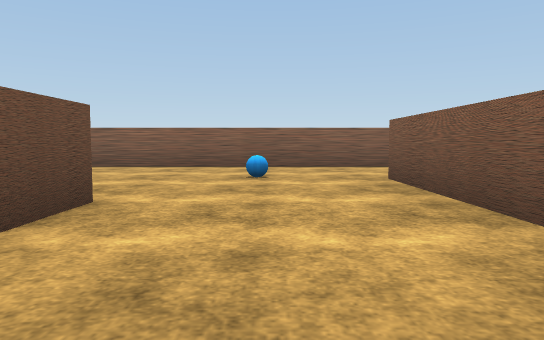
[1] (above)

15 first-person views from a walk through a 3-D level made in the Unity game engine. The camera is 0.46 m above the floor, tilts 4° down and sees 70° across. The floor is counted in squares, 1 m on a side. Each view is taken from the middle of a square. On the plan, view 1 faces up. The plan holds only what a view shows up to about 9 squares ahead; the rest is blank. Some surface patterns are stand-ins.

[2]
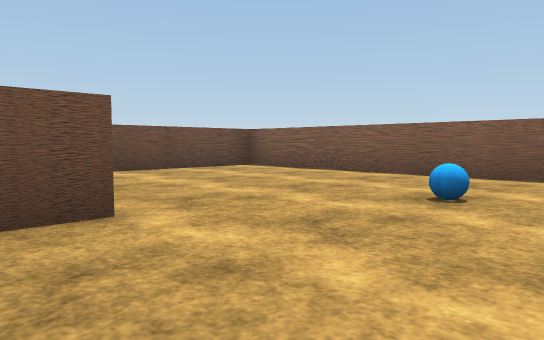

[3]
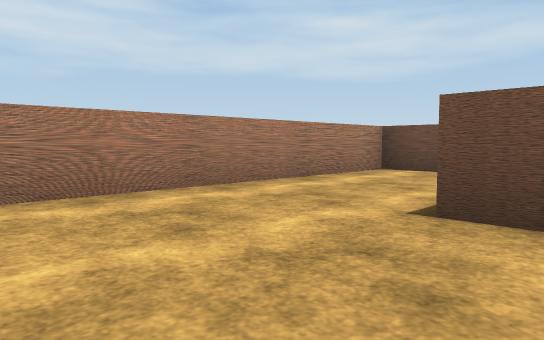

[4]
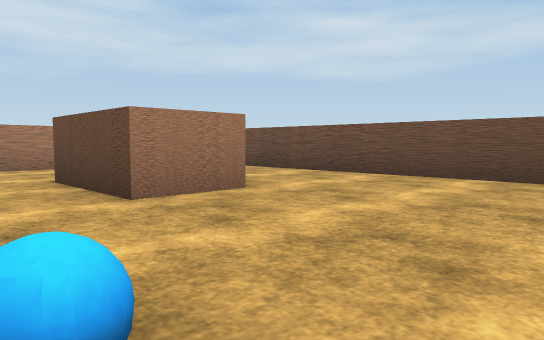

[5]
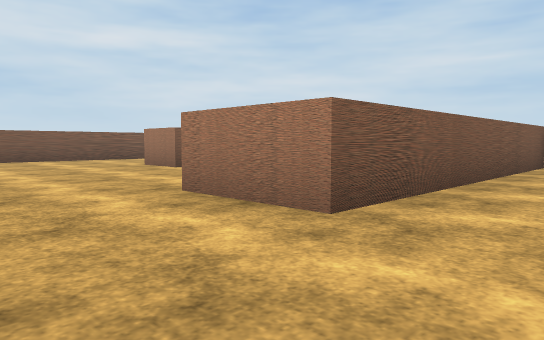

[6]
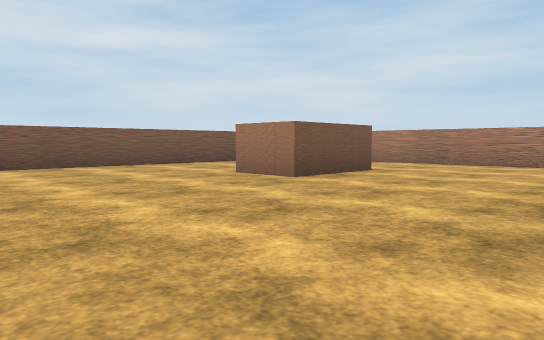

[7]
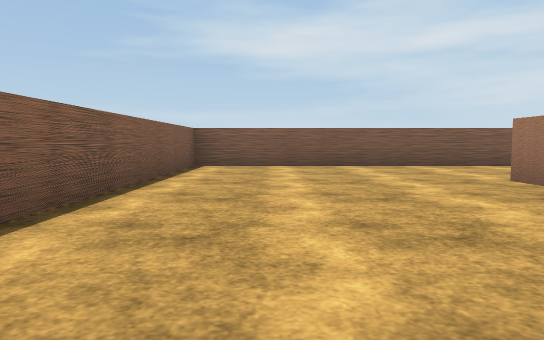

[8]
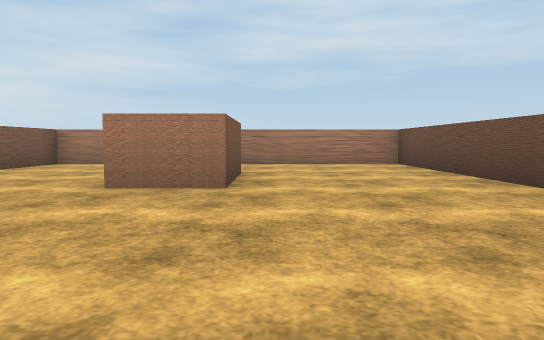

[9]
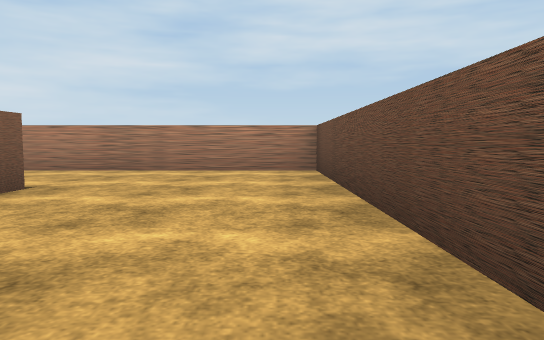

[10]
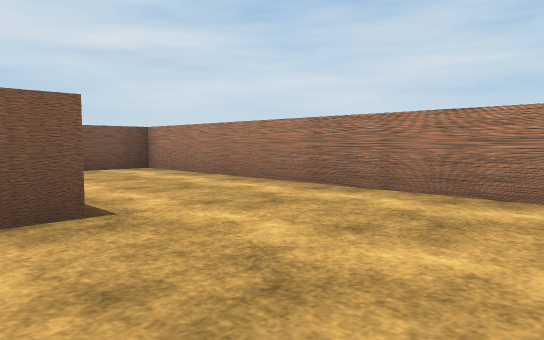

[11]
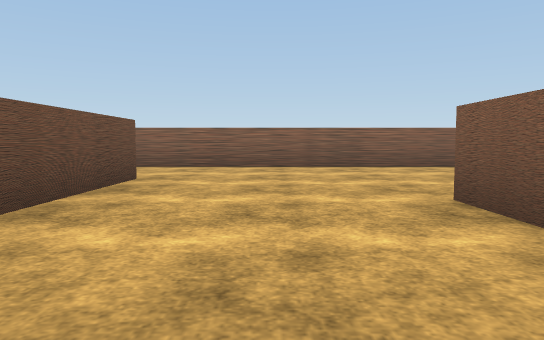

[12]
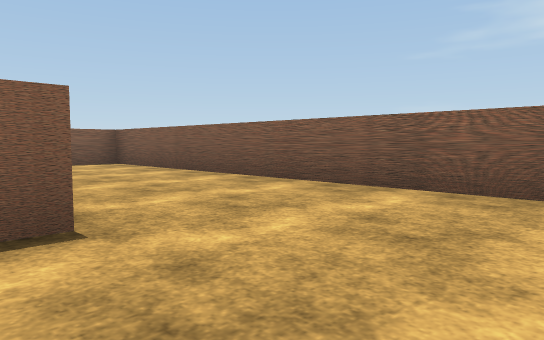

[13]
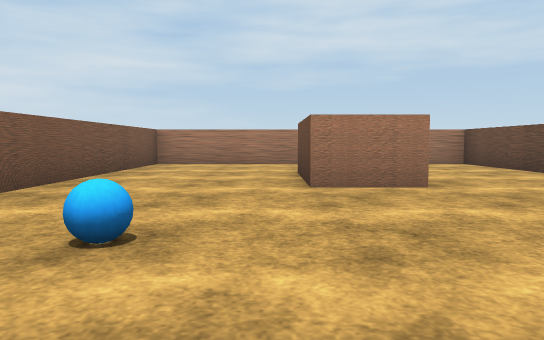

[14]
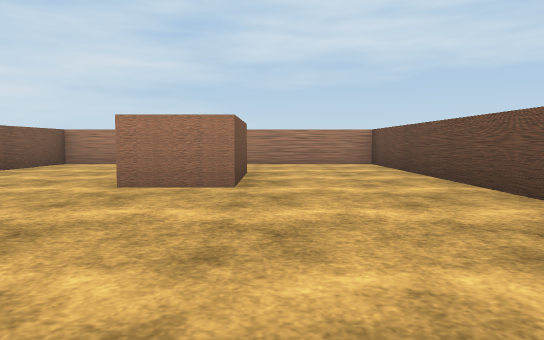

[15]
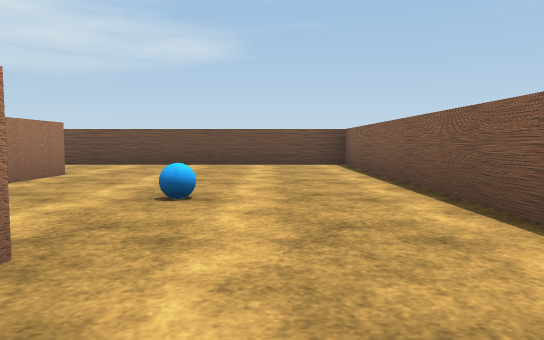

### Floor plan
Key: @ floor where view 1 was taken; # wall or solid block; . floor; B blue ball; O other object.
Columns run from 5 left of view 1 to 11 right of it. Each row starts with its distance up from view 1.
  8 #################
  7 #...............#
  6 #...............#
  5 #....B.##.......#
  4 #......##.......#
  3 #..O...##...O...#
  2 #.O.O..##..O.O..#
  1 #..O...##...O...#
  0 #....@.##.......#
 -1 #......##.......#
 -2 #################

Where each view was taken, in squares from view 1:
view 1: 0 up, 0 right, facing up
view 2: 2 up, 1 right, facing up-left
view 3: 2 up, 1 right, facing down-left
view 4: 6 up, 0 right, facing down-left
view 5: 7 up, 0 right, facing down-right
view 6: 7 up, 3 right, facing down-right
view 7: 6 up, 3 right, facing right
view 8: 7 up, 6 right, facing down
view 9: 5 up, 4 right, facing down
view 10: 2 up, 4 right, facing down-right
view 11: 0 up, 5 right, facing up
view 12: 1 down, 7 right, facing up-right
view 13: 7 up, 1 left, facing down
view 14: 7 up, 3 left, facing down
view 15: 6 up, 3 right, facing left
